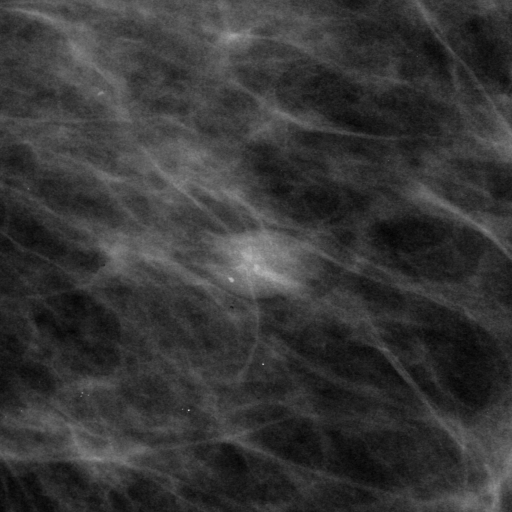
%> input picture Procesamiento de señales/Ultima guia/MACHINE LEARNING/masas roi/masas roiA_1264_1.RIGHT_MLO_1024x1024.png, 1024 x 1024 px (shown at 1/2 size); its folder holds only this picture in this run
$ octave imagenesciclo.m   (GNU Octave 9; MATLAB toolbox functions it lacks are replaced by stand-ins)
%> lines starting %> are read from the running program, lines starting %| are printed output that depends on the picture; in (x1, y1, x2, y2) boxes, pixels count from 0 and x2, y2 are one past the last pixel; in counts of white or black regions, pixels touching at a corner belong together; the program's own positions count from 1
### Procesamiento de señales/Ultima guia/MACHINE LEARNING/prepro.m
function A = prepro(I)

I=imresize(I,[128 128]);
[H W]=size(I);
%e1scala de grises
if size(I, 3) == 3
    I1 = rgb2gray(I);
else
    I1 = I;
end
Ia = histeq(I1);
Is=Ia;
Is1= adapthisteq(Is);
A=Is1;

### Procesamiento de señales/Ultima guia/MACHINE LEARNING/masas roi/LBPfunction.m
function [LBP, Boundary]=LBPfunction(I)

% Si la imagen va a color, convertir en escala de grises
if size(I, 3) == 3
    I = rgb2gray(I);
end

[H,W]=size(I);
LBP = zeros(size(I));
matriz=[1 2 4; 128 0 8 ;64 32 16];
Boundary=zeros(1,8);

for i=2:W-1
    for j=2:H-1
        s=0;
        % Boundary
    a=I(i-1,j-1);
    b=I(i-1,j);
    c=I(i-1,j+1);
    d=I(i,j-1);
    e=I(i+1,j-1);
    f=I(i+1,j);
    g=I(i+1,j+1);
    h=I(i,j+1);
        % Pixel Central
        p=I(i,j);

    if a>p
        D(i-1,j-1)=1;
        s=s+1;
        Boundary(1)=Boundary(1)+1;
    end

    if b>p
        D(i-1,j)=1;
        s=s+2;
        Boundary(2)=Boundary(2)+1;
    end

    if c>p
        D(i-1,j+1)=1;
        s=s+4;
        Boundary(3)=Boundary(3)+1;
    end

    if d>p
        D(i,j-1)=1;
        s=s+128;
        Boundary(4)=Boundary(4)+1;
    end

    if e>p
        D(i+1,j-1)=1;
        s=s+64;
        Boundary(5)=Boundary(5)+1;
    end

    if f>p
        D(i+1,j)=1;
        s=s+32;
        Boundary(6)=Boundary(6)+1;
    end

    if g>p
        D(i+1,j+1)=1;
        s=s+16;
        Boundary(7)=Boundary(7)+1;
    end

    if h>p
        D(i,j+1)=1;
        s=s+8;
        Boundary(8)=Boundary(8)+1;
    end

    vc(i,j)=s;

     % Boundary
     B = I(i-1:i+1 , j-1:j+1);
     Y=B(2,2)<B;
     lbpmul=Y*matriz;
     Sk=sum(sum(lbpmul));

     LBP(i,j)=Sk;
    end
end

LBP=(LBP);


### Procesamiento de señales/Ultima guia/MACHINE LEARNING/HaralickTF.m

%%
%http://murphylab.web.cmu.edu/publications/boland/boland_node26.html#eqn:cho_g
%http://www.uio.no/studier/emner/matnat/ifi/INF4300/h08/undervisningsmateriale/glcm.pdf
%http://earlglynn.github.io/RNotes/package/EBImage/Haralick-Textural-Features.html
%%
function Haralick=HaralickTF(I,A,mm1,mm2,mm3,mm4,mm5,mm6,mm7,mm8,area)

% figure,imshow(I),title('Original Image');
[m n]=size(I);%Size of the image
%%
%matrix of CO-Relation
CC1= graycomatrix(I);
NormalCC=sum(sum(CC1));
CC = CC1./NormalCC;
DD=CC;
[m1 n1]=size(CC);
Lim=(2*m1);
sizecoOcMat = size(CC);
[col,row] = meshgrid(1:sizecoOcMat(1),1:sizecoOcMat(2));
%%
%Vector of Haralik
Haralick=zeros(1,24);
%%
%the 14 Haralick Texture Features
%%

Haralick(1)=A;
Haralick(2)=area;
% barras del lbp
Haralick(3)=mm1;
Haralick(4)=mm2;
Haralick(5)=mm3;
Haralick(6)=mm4;
Haralick(7)=mm5;
Haralick(8)=mm6;
Haralick(9)=mm7;
Haralick(10)=mm8;
% [8 lines of commented-out code are left out]

ASM=sum( DD(:).^2 );
Haralick(11)=ASM;

%%
%2. Contrast
matrix = ( abs(row - col).^2 ) .* DD;
            CORR = sum( matrix(:) );

Haralick(13)=CORR;

%%
%% correlacion

%Forma 2
CCT=CC';

miux=mean(mean(CC));
miuy=mean(mean(CCT));

stdx=std(std(CC));
stdy=std(std(CCT));

CORR1=0;
for i=1:1:m1
    for j=1:1:n1
       IJ=i*j;
       CORR1=((((0.5)*DD(i,j))-(miux*miuy)))/(stdx*stdy);
    end
end
CORR=CORR1;
Haralick(13)=CORR;

% 4. Sum of square: VARIANZA
miu1=mean(mean(DD'));
V=0;
VAR=0;
for i=1:m1
    for j=1:n1
         V=(i-miu1).^2;
         VAR=VAR+(V.*DD(i,j));
    end
end
Haralick(14)=VAR;

%%
% 5. Inverse different moment (Homogeneity)
IDM=0;
for i=1:1:m1
    for j=1:1:n1
      ID1=(1+(row(i,j)-col(i,j)).^2);
      ID2=DD(i,j)./ID1;
      IDM=IDM+ID2;
    end
end
Haralick(15)=IDM;

%%
% 6. Sum average
%P(x+y)
PXY=zeros(15,1);
for k=2:1:Lim
    for i=1:m1
        for j=1:n1
            if (i+j)==k
                PXY(k-1)=DD(i,j)+PXY(k-1);
            end
        end
    end
end

SAV=0;
for i=2:1:16
    SAV=(i*PXY(i-1))+SAV;
end
Haralick(16)=SAV;
%%
% 7. Sum Variance [sva]
PXY=zeros(15,1);
for k=2:1:16
    for i=1:m1
        for j=1:n1
            if (i+j)==k
                PXY(k-1)=DD(i,j)+PXY(k-1);
            end
        end
    end
end
Lim=(2*m1);

SVA=0;
for i=2:1:Lim
    SVA=(((i).^2)*(PXY(i-1)))+SVA;
end
Haralick(17)=SVA;

%%
% 8. Sum Entropy [sen]
SEN1=0;
for i=2:Lim-1
    SEN1=SEN1+(PXY(i-1).*log2((PXY(i))+0.000000000001));
end
SEN=-(SEN1/2);
Haralick(18)=SEN;

%%
% 9. Entropy
del=0.0000000000001;
ENTRO=0;
for i=1:m1
    for j=1:n1
        ENTRO=(DD(i,j).*log2(DD(i,j)+del))+ ENTRO;
    end
end
Haralick(19)=abs(ENTRO);

%%
% 10. Difference of variance DVA
PXYm=zeros(15,1);
for k=1:1:15
    for i=1:m1
        for j=1:n1
            if abs((i-j))==k
                PXYm(k)=DD(i,j)+PXYm(k);
            end
        end
    end
end

DVA=var(PXYm.*10);
Haralick(20)=DVA;


%%
% 11. Difference entropy DEN

DEN=0;
for i=2:1:Lim
    PIX1=(PXYm(i-1));
    DEN1=log2(PXYm(i-1)+0.0000001);
    DEN=DEN+(PIX1*DEN1);
end
DEN=-DEN;
Haralick(21)=DEN;

%%
% [8 lines of commented-out code are left out]
px= sum(DD,2); %SUMA DE LAS FILAS

HX=0;
for i=1:m1
    G=px(i);
    X=log(0.00001+G);
    HX(i)=G*X;
end

% [6 lines of commented-out code are left out]
py = sum(DD); %SUMA DE LAS COLUMNAS
HY=0;
for i=1:m1
    G1=px(i);
    X1=log(0.00001+G1);
    HY(i)=G1*X1;
end


HXY1=0;
for i=1:m1
    for j=1:n1
        F1=DD(i,j);
        L=log((px(i)*py(j))+0.000000001);
        HXY1(i,j)=(F1*L);
    end
end
HXY1=-sum(sum(HXY1));

HXY2=0;
for i=1:m1
    for j=1:n1
        F2=DD(i,j);
        L1=log((px(i)*py(j))+0.1);
        HXY2=(px(i)*py(j)*F1*L)+HXY2;
    end
end
HXY2=-HXY2;
IMC1=0;
f12=(ENTRO)-HXY1;
f112=max([HX HY]);
IMC1=sum((f12/f112));

IMC1=sum((f12/f112));
if IMC1== Inf
    IMC1=1;
end
Haralick(22)=1-0.5*DEN;
%%
%13.  Information Measures of Correlation II.
IMC2=0;
f13=(-2)*(HXY2-abs(ENTRO));
f113=1-exp(f13);
IMC2=abs(f113).^(1/2);
Haralick(23)=IMC2/(m1*n1);


%%
%14. Maximal Correlation Coefficient
PT=0;
MCC=0;
for i=1:1:m1
    for j=1:1:n1
        MCC(i)=((DD(i,j))*DD(j,i))./(px(i).*py(j));
    end
end
MCC1=max(MCC);
Haralick(24)=MCC1;


### Procesamiento de señales/Ultima guia/MACHINE LEARNING/imagenesciclo.m
clc
close all
clear all
warning off


%% Imagenes Normales

pad=('J:\PDI\Ultima guia\MACHINE LEARNING\masas roi'); %direction of the folder that contains the images.
cd(pad)                                   % set the actual path.
imagenes=dir(fullfile(pad,'*.png')); % search all files with the .png extensi髇.

for i=1:1:length(imagenes) %use each IMAGE OF THE COLLECTION.
    nombre=imagenes(i).name;
    I=imread(nombre);
%> I is the input picture: size 1024x1024 uint16; min 24688, max 53066, mean 30780.3

    Io = prepro(I);
%> in prepro, `I=imresize(I,[128 128]);`:
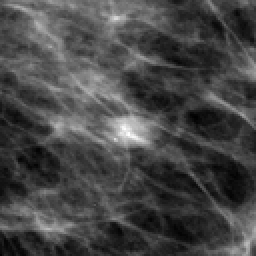
%> I: size 128x128 uint16 (shown 2 times larger); min 25703, max 43969, mean 30780.4; drawn with min black and max white
%> in prepro, `Is1= adapthisteq(Is);`:
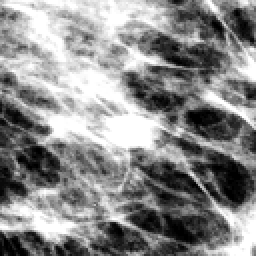
%> Is1: size 128x128 uint16 (shown 2 times larger); min 0, max 65535, mean 35615.7; drawn with min black and max white
    [LBP,m]=LBPfunction(Io);
%> after the loop in LBPfunction, `for i=2:W-1`:
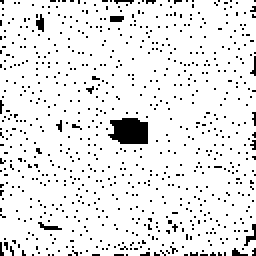
%> D: size 128x128 double (shown 2 times larger); values 0 (black) and 1 (white), 91.7% white; black in thin lines or dots
%> after the loop in LBPfunction, `for i=2:W-1`:
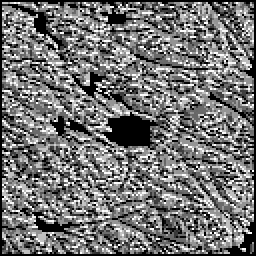
%> LBP: size 128x128 double (shown 2 times larger); min 0, max 629, mean 283.5; drawn with min black and max white
%> after the loop in LBPfunction, `for i=2:W-1`:
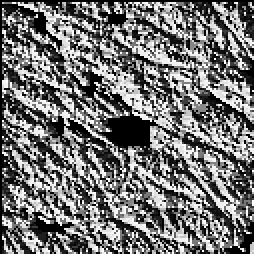
%> vc: size 127x127 double (shown 2 times larger); min 0, max 255, mean 114.9
%> after the loop in LBPfunction, `for i=2:W-1`: Boundary = [7416 7197 7557 7098 7468 7384 7422 7411]
%> m = [7416 7197 7557 7098 7468 7384 7422 7411]
    m1=m(1);
%> m1 = 7416
    m2=m(2);
%> m2 = 7197
    m3=m(3);
%> m3 = 7557
    m4=m(4);
%> m4 = 7098
    m5=m(5);
%> m5 = 7468
    m6=m(6);
%> m6 = 7384
    m7=m(7);
%> m7 = 7422
    m8=m(8);
%> m8 = 7411
    figure(i),
    subplot(131),imshow(I),title('Original image');
    subplot(132),imshow(LBP,[]),title('LBP image');
    subplot(133),bar(m),title('LBP 8');
    set(gcf,'Name','Imagen MASAS')
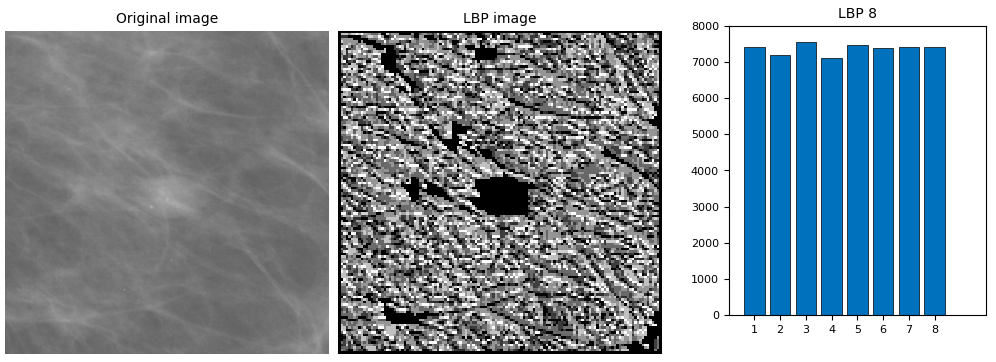
%> figure redrawn from the program's plot data, 3 panels
    % Caracteristica de tama駉
    img_bn=im2bw(Io,graythresh(Io));
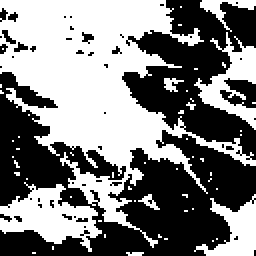
%> img_bn: size 128x128 logical (shown 2 times larger); 49.7% white; 54 white regions (47 under 20 px), largest, box (x1, y1, x2, y2) and area: (0, 0, 128, 124) 5920, (0, 91, 51, 126) 874, (97, 16, 128, 65) 564
    tam=bwarea(img_bn);
%> tam = 8261.1
% la funcion asiga los valores como:
% etiqueta, area,8 lbp,14 de haralick
    caracteristicas=HaralickTF(LBP,0,m1,m2,m3,m4,m5,m6,m7,m8,tam);
%> in HaralickTF, `CC1= graycomatrix(I);`: CC1 = [1101 0 0 0 0 0 0 941; 0 0 0 0 0 0 0 0; 0 0 0 0 0 0 0 0; 0 0 0 0 0 0 0 0; 0 0 0 0 0 0 0 0; 0 0 0 0 0 0 0 0; 0 0 0 0 0 0 0 0; 941 0 0 0 0 0 0 13273]
%> in HaralickTF, `NormalCC=sum(sum(CC1));`: NormalCC = 16256
%> in HaralickTF, `CC = CC1./NormalCC;`: CC = [0.0677 0 0 0 0 0 0 0.0579; 0 0 0 0 0 0 0 0; 0 0 0 0 0 0 0 0; 0 0 0 0 0 0 0 0; 0 0 0 0 0 0 0 0; 0 0 0 0 0 0 0 0; 0 0 0 0 0 0 0 0; 0.0579 0 0 0 0 0 0 0.816]
%> in HaralickTF, `DD=CC;`: DD has the same summary as CC
%> in HaralickTF, `ASM=sum( DD(:).^2 );`: ASM = 0.678
%> in HaralickTF, `matrix = ( abs(row - col).^2 ) .* DD;`: matrix = [0 0 0 0 0 0 0 2.84; 0 0 0 0 0 0 0 0; 0 0 0 0 0 0 0 0; 0 0 0 0 0 0 0 0; 0 0 0 0 0 0 0 0; 0 0 0 0 0 0 0 0; 0 0 0 0 0 0 0 0; 2.84 0 0 0 0 0 0 0]
%> in HaralickTF, `CORR = sum( matrix(:) );`: CORR = 5.67
%> in HaralickTF, `CCT=CC';`: CCT has the same summary as CC
%> in HaralickTF, `miux=mean(mean(CC));`: miux = 0.0156
%> in HaralickTF, `stdx=std(std(CC));`: stdx = 0.1
%> in HaralickTF, `CORR=CORR1;`: CORR = 40.53
%> in HaralickTF, `miu1=mean(mean(DD'));`: miu1 = 0.0156
%> after the loop in HaralickTF, `for i=1:m1`: VAR = 55.86
%> after the loop in HaralickTF, `for i=1:1:m1`: IDM = 0.887
%> after the loop in HaralickTF, `for k=2:1:Lim`: PXY = [0.0677; 0; 0; 0; 0; 0; 0; 0.116; 0; 0; 0; 0; 0; 0; 0.816]
%> the loop in HaralickTF, `for i=2:1:16` made 15 passes
%> SAV on passes 1 to 8: 0.135, 0.135, 0.135, 0.135, 0.135, 0.135, 0.135, 1.18
%> the loop in HaralickTF, `for i=2:1:Lim` made 15 passes
%> SVA on passes 1 to 8: 0.271, 0.271, 0.271, 0.271, 0.271, 0.271, 0.271, 9.65
%> the loop in HaralickTF, `for i=2:Lim-1` made 14 passes
%> SEN1 on passes 1 to 8: -2.7, -2.7, -2.7, -2.7, -2.7, -2.7, -2.7, -7.31
%> in HaralickTF, `SEN=-(SEN1/2);`: SEN = 3.66
%> after the loop in HaralickTF, `for i=1:m1`: ENTRO = -0.978
%> after the loop in HaralickTF, `for k=1:1:15`: PXYm = [0; 0; 0; 0; 0; 0; 0.116; 0; 0; 0; 0; 0; 0; 0; 0]
%> in HaralickTF, `DVA=var(PXYm.*10);`: DVA = 0.0894
%> the loop in HaralickTF, `for i=2:1:Lim` made 15 passes
%> (PIX1, DEN1, DEN) on passes 1 to 8: (0, -23.25, 0), (0, -23.25, 0), (0, -23.25, 0), (0, -23.25, 0), (0, -23.25, 0), (0, -23.25, 0), (0.116, -3.11, -0.36), (0, -23.25, -0.36)
%> in HaralickTF, `DEN=-DEN;`: DEN = 0.36
%> in HaralickTF, `px= sum(DD,2);`: px = [0.126; 0; 0; 0; 0; 0; 0; 0.874]
%> the loop in HaralickTF, `for i=1:m1` made 8 passes
%> (G, X) on passes 1 to 8: (0.126, -2.07), (0, -11.51), (0, -11.51), (0, -11.51), (0, -11.51), (0, -11.51), (0, -11.51), (0.874, -0.134)
%> after the loop in HaralickTF, `for i=1:m1`: HX = [-0.261 0 0 0 0 0 0 -0.117]
%> in HaralickTF, `py = sum(DD);`: py = [0.126 0 0 0 0 0 0 0.874]
%> the loop in HaralickTF, `for i=1:m1` made 8 passes
%> after the loop in HaralickTF, `for i=1:m1`: HY = [-0.261 0 0 0 0 0 0 -0.117]
%> after the loop in HaralickTF, `for i=1:m1`: HXY1 = [-0.281 0 0 0 0 0 0 -0.128; 0 0 0 0 0 0 0 0; 0 0 0 0 0 0 0 0; 0 0 0 0 0 0 0 0; 0 0 0 0 0 0 0 0; 0 0 0 0 0 0 0 0; 0 0 0 0 0 0 0 0; -0.128 0 0 0 0 0 0 -0.219]
%> in HaralickTF, `HXY1=-sum(sum(HXY1));`: HXY1 = 0.756
%> after the loop in HaralickTF, `for i=1:m1`: HXY2 = -0.219
%> in HaralickTF, `HXY2=-HXY2;`: HXY2 = 0.219
%> in HaralickTF, `f12=(ENTRO)-HXY1;`: f12 = -1.73
%> in HaralickTF, `f112=max([HX HY]);`: f112 = 0
%> in HaralickTF, `IMC1=sum((f12/f112));`: IMC1 = Inf
%> in HaralickTF, `f13=(-2)*(HXY2-abs(ENTRO));`: f13 = 1.52
%> in HaralickTF, `f113=1-exp(f13);`: f113 = -3.56
%> in HaralickTF, `IMC2=abs(f113).^(1/2);`: IMC2 = 1.89
%> after the loop in HaralickTF, `for i=1:1:m1`: MCC = [0.0305 NaN NaN NaN NaN NaN NaN 0.872]
%> in HaralickTF, `MCC1=max(MCC);`: MCC1 = 0.872
%> caracteristicas = 24 values, max 8261.1 at index 2, min 0 at index 1, mean 2814.7

     sinet=0;
    for indicador=1:1:23
        sinet(indicador)=caracteristicas(indicador+1);
    end
%> after the loop, sinet = 23 values, max 8261.1 at index 1, min 0 at index 11, mean 2937
    sinetiqueta=sinet;
%> sinetiqueta has the same summary as sinet

    Vector(i,1:24)=caracteristicas; % Vector que contiene el punto 1 y 2
    Vectorsine(i,1:23)=  sinetiqueta;
end
masasprom=mean(Vector);
%> masasprom = 2814.7
masasprimsine=mean(Vectorsine);
%> masasprimsine = 2937


pad1=('J:\PDI\Ultima guia\MACHINE LEARNING\normal roi'); %direction of the folder that contains the images.
cd(pad1)                                   % set the actual path.
imagenes1=dir(fullfile(pad1,'*.png')); % search all files with the .png extensi髇.

for j=1:1:length(imagenes1) %use each IMAGE OF THE COLLECTION.
    nombre1=imagenes1(j).name;
    I1=imread(nombre1);

    Io1 = prepro(I1);
    [LBP1,m1]=LBPfunction(Io1);
    m11=m1(1);
    m21=m1(2);
    m31=m1(3);
    m41=m1(4);
    m51=m1(5);
    m61=m1(6);
    m71=m1(7);
    m81=m1(8);
    figure(j),
    subplot(131),imshow(I1),title('Original image');
    subplot(132),imshow(LBP1,[]),title('LBP image');
    subplot(133),bar(m1),title('LBP 8');
    set(gcf,'Name','Imagen NORMAL')
    % Caracteristica de tama駉
    img_bn1=im2bw(Io1,graythresh(Io1));
    tam1=bwarea(img_bn1);
% la funcion asiga los valores como:
% etiqueta, area,etiqueta,14 de haralick
    caracteristicas1=HaralickTF(LBP1,1,m11,m21,m31,m41,m51,m61,m71,m81,tam1);

    %quitar etiqueta
    sinet1=0;
    for indicador1=1:1:23
        sinet1(indicador1)= caracteristicas1(indicador1+1);
    end
    sinetiqueta1=sinet1;
    Vector1(j,1:24)=caracteristicas1;
    Vectorsine1(j,1:23)=sinetiqueta1;


end

$ run again, on Procesamiento de señales/Ultima guia/MACHINE LEARNING/masas roi/masas roiA_1341_1.LEFT_MLO_1024x1024.png
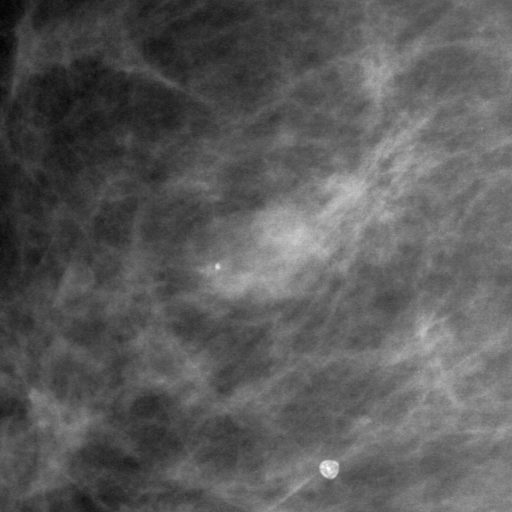
%> input picture Procesamiento de señales/Ultima guia/MACHINE LEARNING/masas roi/masas roiA_1341_1.LEFT_MLO_1024x1024.png, 1024 x 1024 px (shown at 1/2 size)
%> I is the input picture: size 1024x1024 uint16; min 12934, max 45985, mean 24694.5
%> I: size 128x128 uint16
%> after the loop in LBPfunction, `for i=2:W-1`:
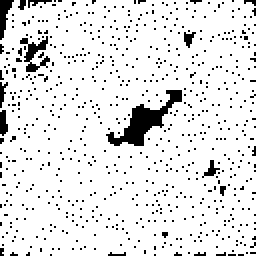
%> D: size 128x128 double (shown 2 times larger); values 0 (black) and 1 (white), 90.3% white; 708 black regions (700 under 20 px), largest, box (x1, y1, x2, y2) and area: (53, 45, 91, 73) 342, (10, 18, 25, 36) 110, (0, 0, 7, 20) 72
%> after the loop in LBPfunction, `for i=2:W-1`: Boundary = [7144 7064 7112 7401 7517 7253 7680 7070]
%> `m1=m(1);`: m1 = 7144
%> m2 = 7064
%> m3 = 7112
%> m4 = 7401
%> m5 = 7517
%> m6 = 7253
%> m7 = 7680
%> m8 = 7070
%> `img_bn=im2bw(Io,graythresh(Io));`:
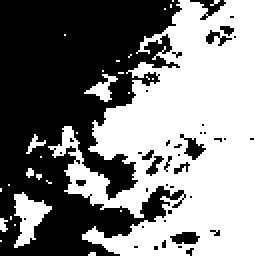
%> img_bn: size 128x128 logical (shown 2 times larger); 50.4% white; 41 black regions (33 under 20 px), largest, box (x1, y1, x2, y2) and area: (0, 0, 93, 128) 7669, (90, 67, 103, 80) 70, (85, 116, 100, 122) 67
%> tam = 8346.8
%> CC1 = [1157 0 0 0 0 0 0 919; 0 0 0 0 0 0 0 0; 0 0 0 0 0 0 0 0; 0 0 0 0 0 0 0 0; 0 0 0 0 0 0 0 0; 0 0 0 0 0 0 0 0; 0 0 0 0 0 0 0 0; 919 0 0 0 0 0 0 13261]
%> NormalCC = 16256
%> CC = [0.0712 0 0 0 0 0 0 0.0565; 0 0 0 0 0 0 0 0; 0 0 0 0 0 0 0 0; 0 0 0 0 0 0 0 0; 0 0 0 0 0 0 0 0; 0 0 0 0 0 0 0 0; 0 0 0 0 0 0 0 0; 0.0565 0 0 0 0 0 0 0.816]
%> DD has the same summary as CC
%> ASM = 0.677
%> matrix = [0 0 0 0 0 0 0 2.77; 0 0 0 0 0 0 0 0; 0 0 0 0 0 0 0 0; 0 0 0 0 0 0 0 0; 0 0 0 0 0 0 0 0; 0 0 0 0 0 0 0 0; 0 0 0 0 0 0 0 0; 2.77 0 0 0 0 0 0 0]
%> in HaralickTF, `CORR = sum( matrix(:) );`: CORR = 5.54
%> CCT has the same summary as CC
%> miux = 0.0156
%> stdx = 0.1
%> in HaralickTF, `CORR=CORR1;`: CORR = 40.57
%> miu1 = 0.0156
%> after the loop in HaralickTF, `for i=1:m1`: VAR = 55.73
%> after the loop in HaralickTF, `for i=1:1:m1`: IDM = 0.889
%> after the loop in HaralickTF, `for k=2:1:Lim`: PXY = [0.0712; 0; 0; 0; 0; 0; 0; 0.113; 0; 0; 0; 0; 0; 0; 0.816]
%> the loop in HaralickTF, `for i=2:1:16` made 15 passes
%> SAV on passes 1 to 8: 0.142, 0.142, 0.142, 0.142, 0.142, 0.142, 0.142, 1.16
%> the loop in HaralickTF, `for i=2:1:Lim` made 15 passes
%> SVA on passes 1 to 8: 0.285, 0.285, 0.285, 0.285, 0.285, 0.285, 0.285, 9.44
%> the loop in HaralickTF, `for i=2:Lim-1` made 14 passes
%> SEN1 on passes 1 to 8: -2.84, -2.84, -2.84, -2.84, -2.84, -2.84, -2.84, -7.34
%> SEN = 3.67
%> after the loop in HaralickTF, `for i=1:m1`: ENTRO = -0.98
%> after the loop in HaralickTF, `for k=1:1:15`: PXYm = [0; 0; 0; 0; 0; 0; 0.113; 0; 0; 0; 0; 0; 0; 0; 0]
%> DVA = 0.0852
%> the loop in HaralickTF, `for i=2:1:Lim` made 15 passes
%> (PIX1, DEN1, DEN) on passes 1 to 8: (0, -23.25, 0), (0, -23.25, 0), (0, -23.25, 0), (0, -23.25, 0), (0, -23.25, 0), (0, -23.25, 0), (0.113, -3.14, -0.356), (0, -23.25, -0.356)
%> in HaralickTF, `DEN=-DEN;`: DEN = 0.356
%> px = [0.128; 0; 0; 0; 0; 0; 0; 0.872]
%> the loop in HaralickTF, `for i=1:m1` made 8 passes
%> (G, X) on passes 1 to 8: (0.128, -2.06), (0, -11.51), (0, -11.51), (0, -11.51), (0, -11.51), (0, -11.51), (0, -11.51), (0.872, -0.137)
%> after the loop in HaralickTF, `for i=1:m1`: HX = [-0.263 0 0 0 0 0 0 -0.119]
%> py = [0.128 0 0 0 0 0 0 0.872]
%> the loop in HaralickTF, `for i=1:m1` made 8 passes
%> after the loop in HaralickTF, `for i=1:m1`: HY = [-0.263 0 0 0 0 0 0 -0.119]
%> after the loop in HaralickTF, `for i=1:m1`: HXY1 = [-0.293 0 0 0 0 0 0 -0.124; 0 0 0 0 0 0 0 0; 0 0 0 0 0 0 0 0; 0 0 0 0 0 0 0 0; 0 0 0 0 0 0 0 0; 0 0 0 0 0 0 0 0; 0 0 0 0 0 0 0 0; -0.124 0 0 0 0 0 0 -0.223]
%> in HaralickTF, `HXY1=-sum(sum(HXY1));`: HXY1 = 0.764
%> after the loop in HaralickTF, `for i=1:m1`: HXY2 = -0.223
%> in HaralickTF, `HXY2=-HXY2;`: HXY2 = 0.223
%> f12 = -1.74
%> f112 = 0
%> IMC1 = Inf
%> f13 = 1.51
%> f113 = -3.54
%> IMC2 = 1.88
%> after the loop in HaralickTF, `for i=1:1:m1`: MCC = [0.0287 NaN NaN NaN NaN NaN NaN 0.875]
%> MCC1 = 0.875
%> caracteristicas = 24 values, max 8346.8 at index 2, min 0 at index 1, mean 2788.5
%> after the loop `for indicador=1:1:23`: sinet = 23 values, max 8346.8 at index 1, min 0 at index 11, mean 2909.8
%> sinetiqueta has the same summary as sinet
%> masasprom = 2788.5
%> masasprimsine = 2909.8
